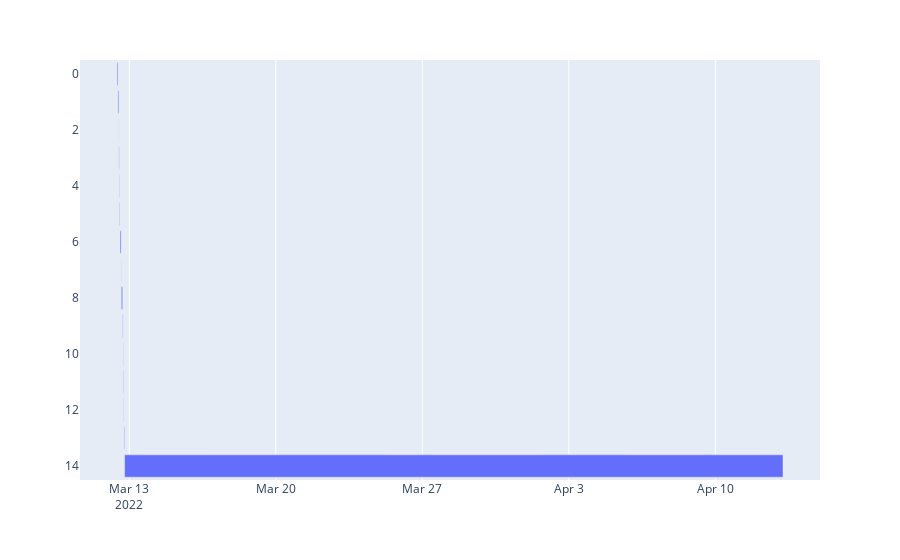

This figure's notebook cell:
### Code cell
import plotly.express as px

fig = px.timeline(df_pyplot, x_start="Start", x_end="End", custom_data=["Load", "Dist", "Id"])
fig.update_traces(
    hovertemplate="<br>".join([
        "Start: %{base}",
        "End: %{x}",
        "Load: %{customdata[0]}",
        "Distance: %{customdata[1]}",
        "ID: %{customdata[2]}"
    ])
)
fig.update_yaxes(autorange="reversed") # otherwise tasks are listed from the bottom up
fig.show()

### Figure 1 — Plotly figure (JSON) as saved in the notebook; plotly's stock layout.template omitted (floating-point values rounded to 4 significant figures)
{"data": [{"alignmentgroup": "True", "base": ["2022-03-12T09:52:12.986000+00:00", "2022-03-12T10:55:18.978000+00:00", "2022-03-12T11:57:01.985000+00:00", "2022-03-12T12:02:24.992000+00:00", "2022-03-12T12:23:52.991000+00:00", "2022-03-12T12:49:16.976000+00:00", "2022-03-12T13:20:42.991000+00:00", "2022-03-12T14:38:17.804000+00:00", "2022-03-12T14:49:15.091000+00:00", "2022-03-12T16:19:45.989000+00:00", "2022-03-12T16:49:47.983000+00:00", "2022-03-12T17:05:56.976000+00:00", "2022-03-12T17:36:48.993000+00:00", "2022-03-12T17:52:29.988000+00:00", "2022-03-12T18:34:02.992000+00:00"], "customdata": [["Stone", 11.29, "622c6d4d893e850000ff237b"], ["Stone", 21.84, "622c7c178413fb0000e2a862"], ["Stone", 0.1033, "622c8a8e86898800007c7c1a"], ["Stone", 10.89, "622c8bd2e6ad3a00007662f0"], ["Stone", 11.05, "622c90d991b8150000e922b4"], ["Stone", 11.14, "622c96cd32206c0000467c30"], ["Stone", 10.89, "622c9e2c28d30d00003f12e5"], ["Stone", 0.7635, "622cb061554a880000dc4edc"], ["Stone", 15.22, "622cb2faab56660000b38b00"], ["Stone", 14.77, "622cc822d0224a00000f6807"], ["Stone", 3.576, "622ccf2c090c040000c560ad"], ["Stone", 15.27, "622cd2f6bf34c40000a6f9e9"], ["Stone", 3.715, "622cda314cac3800003b8e9b"], ["Stone", 18.05, "622cdddeebd98f0000ded0d1"], ["Stone", 1485.0, "622ce79bd5e4da000014d8a1"]], "hovertemplate": "Start: %{base}<br>End: %{x}<br>Load: %{customdata[0]}<br>Distance: %{customdata[1]}<br>ID: %{customdata[2]}", "legendgroup": "", "marker": {"color": "#636efa", "pattern": {"shape": ""}}, "name": "", "offsetgroup": "", "orientation": "h", "showlegend": false, "textposition": "auto", "type": "bar", "x": [3782992, 3698008, 310007, 1286999, 1506986, 1815019, 4425990, 649084, 5426898, 1773996, 955994, 1834018, 937995, 2491004, 2718266017], "xaxis": "x", "yaxis": "y"}], "layout": {"barmode": "overlay", "legend": {"tracegroupgap": 0}, "margin": {"t": 60}, "xaxis": {"anchor": "y", "domain": [0, 1], "type": "date"}, "yaxis": {"anchor": "x", "autorange": "reversed", "domain": [0, 1]}}}
